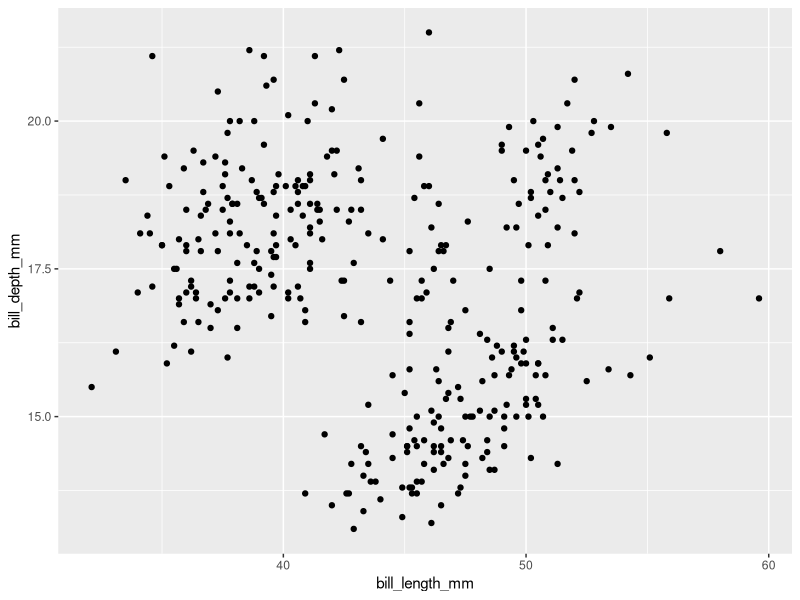
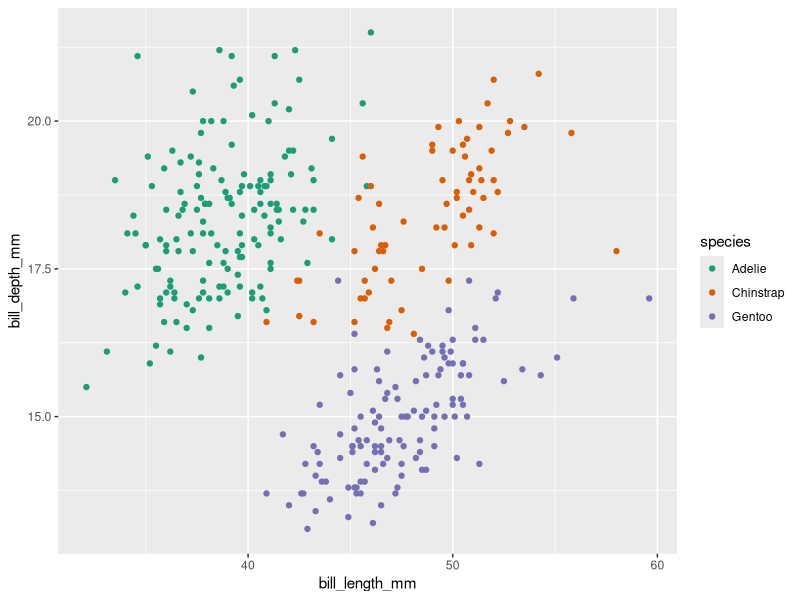
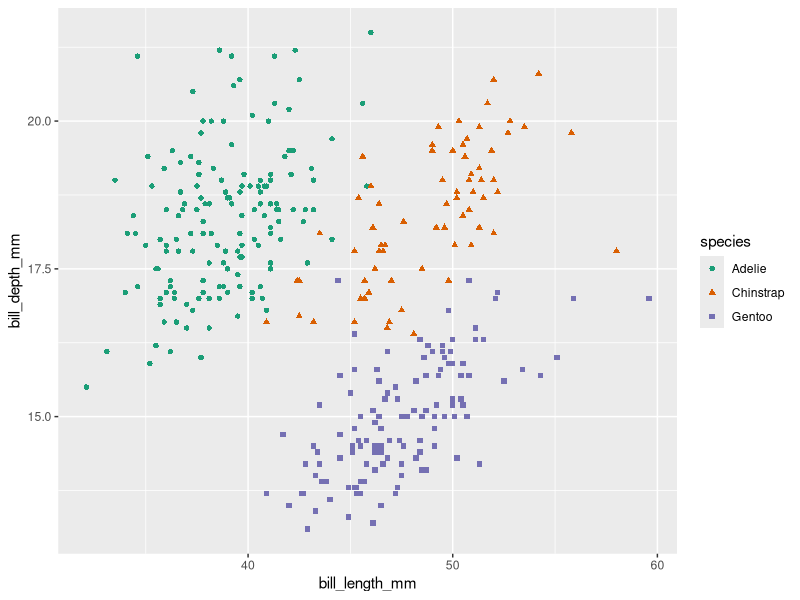
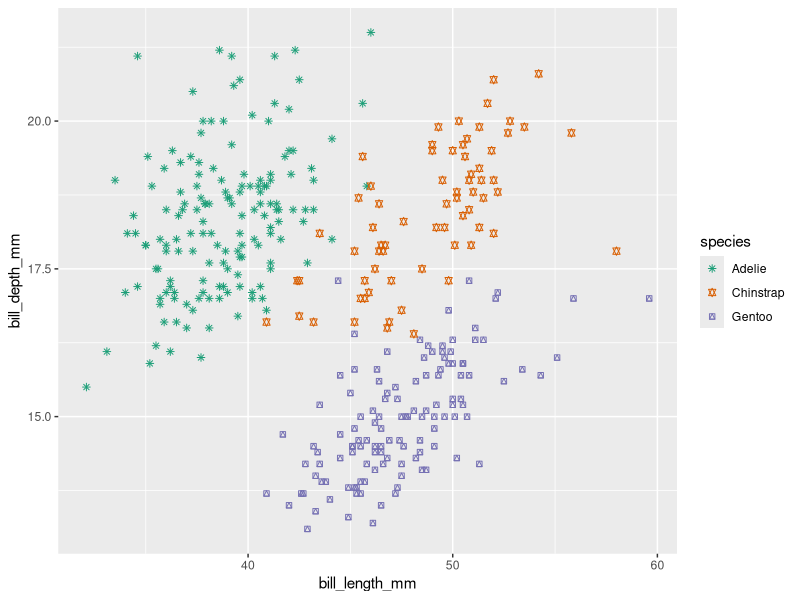
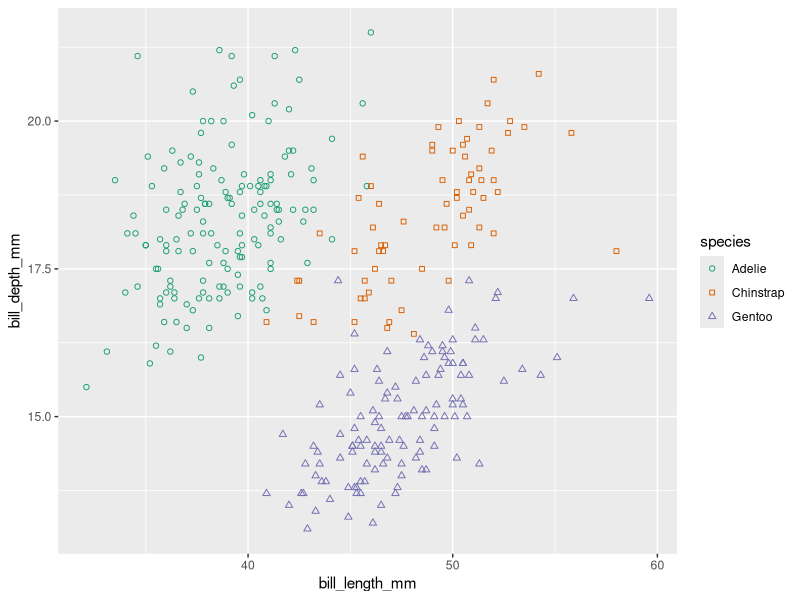
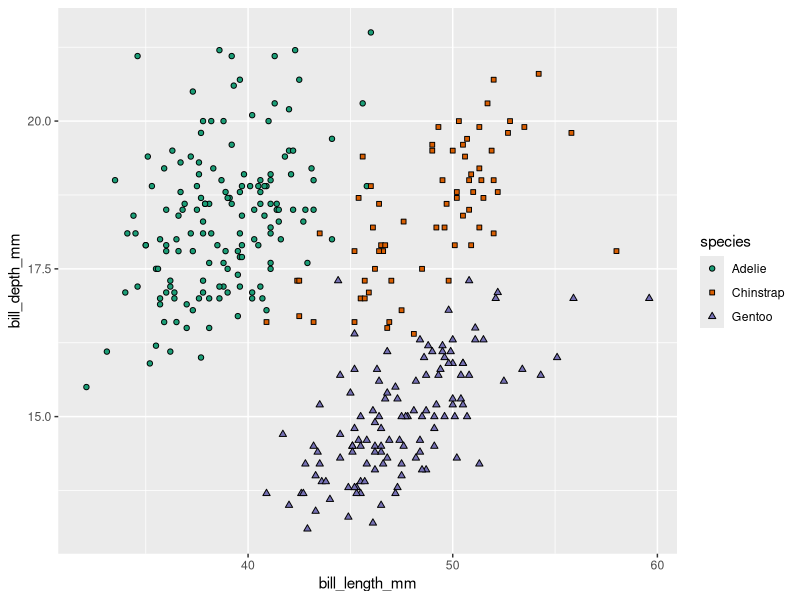
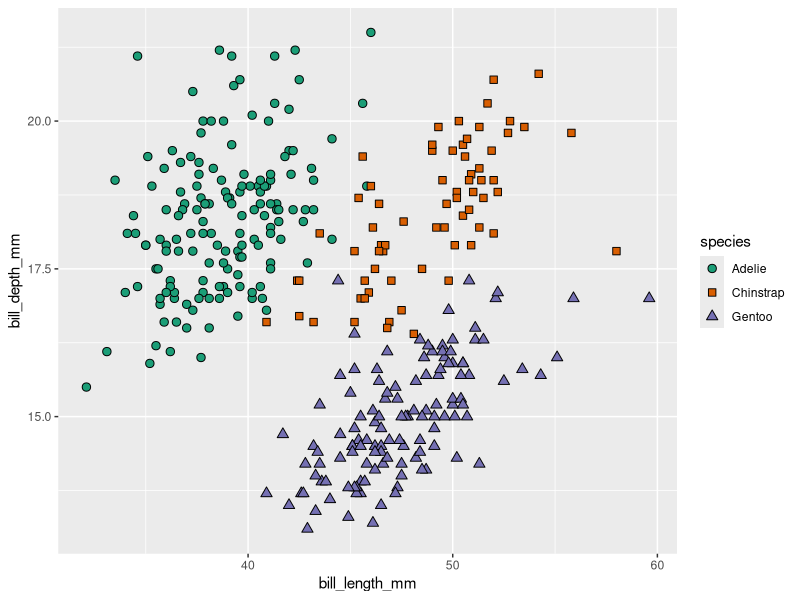
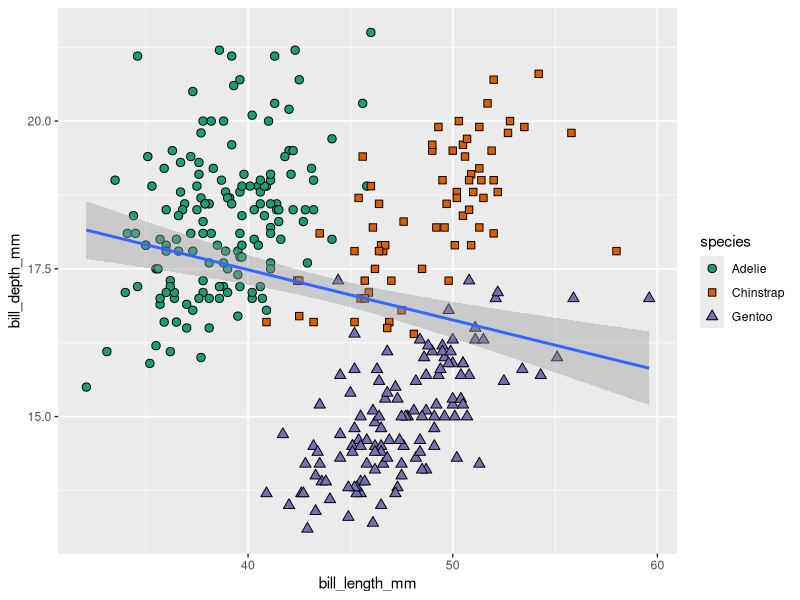

Reproduce these figures in R, in order.
## ---- chunk 1
# install.packages("palmerpenguins")
library(ggplot2)
library(here)
library(palmerpenguins)


## ---- chunk 2
# Read in the palmer penguins data
penguins <- penguins
## ---- chunk 3
# Putting a "?" in front of a function (or built-in dataset) will automatically bring up its help page!
?penguins
## ---- chunk 4
ggplot(data = penguins, aes(x = bill_length_mm, y = bill_depth_mm)) +
  geom_point()
## ---- chunk 5

## ---- chunk 6
ggplot(data = penguins, aes(x = bill_length_mm, y = bill_depth_mm)) +
  geom_point(aes(color = species)) +
  scale_color_brewer(palette = "Dark2")
## ---- chunk 7
ggplot(data = penguins, aes(x = bill_length_mm, y = bill_depth_mm)) +
  geom_point(aes(color = species,
                 shape = species)) +
  scale_color_brewer(palette = "Dark2")
## ---- chunk 8
ggplot(data = penguins, aes(x = bill_length_mm, y = bill_depth_mm)) +
  geom_point(aes(color = species,
                 shape = species)) +
  scale_color_brewer(palette = "Dark2") +
  scale_shape_manual(values = c(8, 11, 14))
## ---- chunk 9
ggplot(data = penguins, aes(x = bill_length_mm, y = bill_depth_mm)) +
  geom_point(aes(color = species,
                 shape = species)) +
  scale_color_brewer(palette = "Dark2") +
  scale_shape_manual(values = c(21, 22, 24))
## ---- chunk 10
ggplot(data = penguins, aes(x = bill_length_mm, y = bill_depth_mm)) +
  geom_point(aes(fill = species,
                 shape = species)) +
  scale_fill_brewer(palette = "Dark2") +
  scale_shape_manual(values = c(21, 22, 24))
## ---- chunk 11
ggplot(data = penguins, aes(x = bill_length_mm, y = bill_depth_mm)) +
  geom_point(aes(fill = species,
                 shape = species),
             size = 2.5) +
  scale_fill_brewer(palette = "Dark2") +
  scale_shape_manual(values = c(21, 22, 24))
## ---- chunk 12
ggplot(data = penguins, aes(x = bill_length_mm, y = bill_depth_mm)) +
  geom_point(aes(fill = species,
                 shape = species),
             size = 2.5) +
  geom_smooth(method = "lm") +
  scale_fill_brewer(palette = "Dark2") +
  scale_shape_manual(values = c(21, 22, 24))
## ---- chunk 13
ggplot(data = penguins, aes(x = bill_length_mm, y = bill_depth_mm)) +
  geom_point(aes(fill = species,
                 shape = species),
             size = 2.5) +
  geom_smooth(method = "lm",
              aes(color = species)) +
  scale_fill_brewer(palette = "Dark2") +
  scale_shape_manual(values = c(21, 22, 24))
## ---- chunk 14
ggplot(data = penguins, aes(x = bill_length_mm, y = bill_depth_mm)) +
  geom_point(aes(fill = species,
                 shape = species),
             size = 2.5) +
  geom_smooth(method = "lm",
              aes(color = species)) +
  scale_fill_brewer(palette = "Dark2") +
  scale_color_brewer(palette = "Dark2") +
  scale_shape_manual(values = c(21, 22, 24))
## ---- chunk 15
ggplot(data = penguins, aes(x = bill_length_mm, y = bill_depth_mm)) +
  geom_point(aes(fill = species,
                 shape = species),
             size = 2.5) +
  geom_smooth(method = "lm",
              aes(color = species)) +
  scale_fill_brewer(palette = "Dark2") +
  scale_color_brewer(palette = "Dark2") +
  scale_shape_manual(values = c(21, 22, 24)) +
  scale_y_continuous(limits = c(0, 30))
## ---- chunk 16
?scale_y_continuous()
## ---- chunk 17
ggplot(data = penguins, aes(x = bill_length_mm, y = bill_depth_mm)) +
  geom_point(aes(fill = species,
                 shape = species),
             size = 2.5) +
  geom_smooth(method = "lm",
              aes(color = species)) +
  scale_fill_brewer(palette = "Dark2") +
  scale_color_brewer(palette = "Dark2") +
  scale_shape_manual(values = c(21, 22, 24)) +
  scale_y_log10()


## ---- chunk 18
ggplot(data = penguins, aes(x = bill_length_mm, y = bill_depth_mm)) +
  geom_point(aes(fill = species,
                 shape = species),
             size = 2.5) +
  geom_smooth(method = "lm",
              aes(color = species)) +
  scale_fill_brewer(palette = "Dark2") +
  scale_color_brewer(palette = "Dark2") +
  scale_shape_manual(values = c(21, 22, 24)) +
  labs(x = "Bill length (mm)",
       y = "Bill depth (mm)")

## ---- chunk 19
?theme()
## ---- chunk 20
ggplot(data = penguins, aes(x = bill_length_mm, y = bill_depth_mm)) +
  geom_point(aes(fill = species,
                 shape = species),
             size = 2.5) +
  geom_smooth(method = "lm",
              aes(color = species)) +
  scale_fill_brewer(palette = "Dark2") +
  scale_color_brewer(palette = "Dark2") +
  scale_shape_manual(values = c(21, 22, 24)) +
  labs(x = "Bill length (mm)",
       y = "Bill depth (mm)", 
       fill = "Species",
       color = "Species",
       shape = "Species") +
  theme(axis.title.x = element_text(color = "red",
                                    size = 16))

## ---- chunk 21
ggplot(data = penguins, aes(x = bill_length_mm, y = bill_depth_mm)) +
  geom_point(aes(fill = species,
                 shape = species),
             size = 2.5) +
  geom_smooth(method = "lm",
              aes(color = species)) +
  scale_fill_brewer(palette = "Dark2") +
  scale_color_brewer(palette = "Dark2") +
  scale_shape_manual(values = c(21, 22, 24)) +
  labs(x = "Bill length (mm)",
       y = "Bill depth (mm)", 
       fill = "Species",
       color = "Species",
       shape = "Species") +
  theme(axis.title.x = element_text(color = "red",
                                    size = 16)) +
  theme_classic()

## ---- chunk 22
# Graph bill length vs depth
ggplot(data = penguins, aes(x = bill_length_mm, y = bill_depth_mm)) +
  # Add points separated by species
  geom_point(aes(fill = species,
                 shape = species),
             # Change the size of the points
             size = 2.5) +
  # Add a lm line for each species
  geom_smooth(aes(color = species),
              method = "lm") +
  # Customize the fill and color of the geoms
  scale_fill_brewer(palette = "Dark2") +
  scale_color_brewer(palette = "Dark2") +
  # Manually select the shape of the points
  scale_shape_manual(values = c(21, 22, 24)) +
  # Make nicer axis and legend titles based on the aes() specified above
  labs(x = "Bill length (mm)",
       y = "Bill depth (mm)", 
       fill = "Species",
       color = "Species",
       shape = "Species") +
  # Add in a plot title
  ggtitle("Bill depth vs length of three penguin species") +
  # Change the theme to theme_minimal
  theme_minimal() +
  theme(
    # Change the size of axis titles and text (both x and y at once!)
    axis.title = element_text(size = 14),
    axis.text = element_text(size = 12),
    # Change the size of legend title and text
    legend.text = element_text(size = 12),
    legend.title = element_text(size = 12),
    # Place the legend inside the plot, instead of the default outside
    legend.position = "inside",
    # Specify exactly where in x/y space (from 0 to 1) the legend should sit
    legend.position.inside = c(0.9, 0.15),
    # Color (not fill!) the legend - color refers to the outline here
    legend.background = element_rect(color = "black")
  )

## ---- chunk 23
# Graph bill length vs depth
ggplot(data = penguins, aes(x = species, y = body_mass_g)) +
  # Put violin plots, which show the distribution of points like a histogram/density plot, underneath each set of points
  geom_violin(aes(fill = species),
              # make the violin plots quite transparent
              alpha = 0.25
              ) +
  # Add points separated by species
  geom_jitter(aes(fill = species,
                 shape = species),
             # Change the size of the points
             size = 2.5,
             # Change the default amount that the points are "jittered" in the x (width) and y (height direction)
             width = .1,
             height = 0,
             # Make the points slightly transparent
             alpha = 0.75
             ) +
  # Customize the fill and color of the geoms
  scale_fill_brewer(palette = "Dark2") +
  scale_color_brewer(palette = "Dark2") +
  # Manually select the shape of the points
  scale_shape_manual(values = c(21, 22, 24)) +
  # Make nicer axis and legend titles based on the aes() specified above
  labs(x = "Species",
       y = "Body mass (g)", 
       fill = "Species",
       color = "Species",
       shape = "Species") +
  # Change the theme to theme_minimal
  theme_minimal() +
  theme(
    # Change the size of axis titles and text (both x and y at once!)
    axis.title = element_text(size = 14),
    # Add a little bit of space on the top (t) and the right (r) of the x and y axis titles respectively
    # This separates them from the axis text a bit
    axis.title.x = element_text(margin = margin(t = 10)),
    axis.title.y = element_text(margin = margin(r = 10)),
    axis.text = element_text(size = 12),
    # Change the size of legend title and text
    legend.text = element_text(size = 12),
    legend.title = element_text(size = 12)
  )

